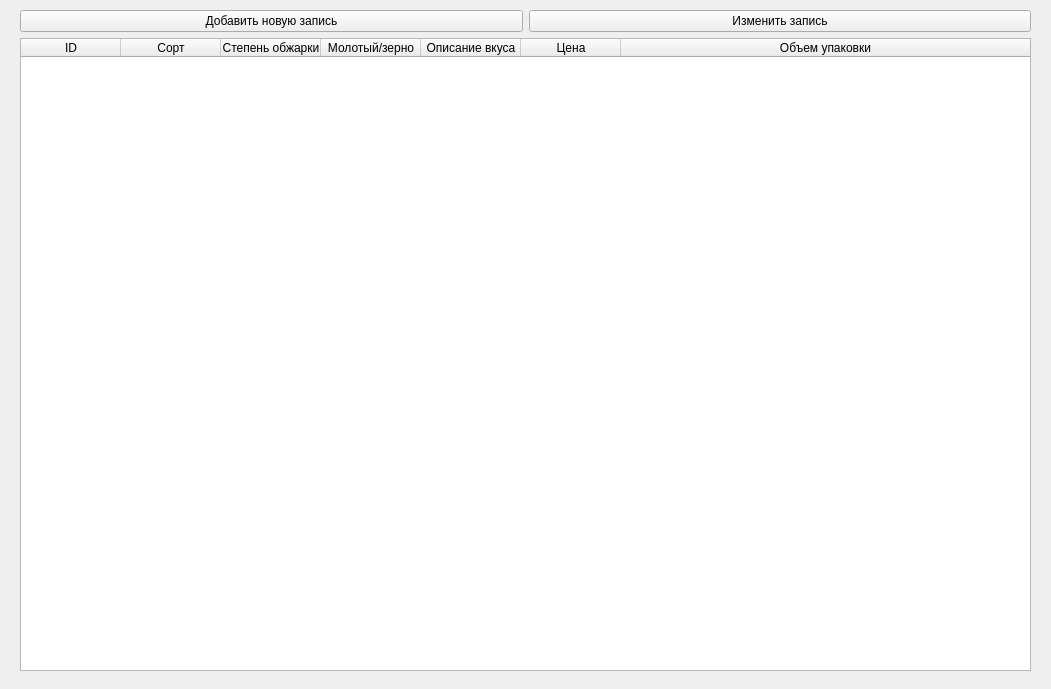
<?xml version="1.0" encoding="UTF-8"?>
<ui version="4.0">
 <class>Espresso</class>
 <widget class="QMainWindow" name="Espresso">
  <property name="geometry">
   <rect>
    <x>0</x>
    <y>0</y>
    <width>1051</width>
    <height>689</height>
   </rect>
  </property>
  <property name="windowTitle">
   <string>Эспрессо</string>
  </property>
  <widget class="QWidget" name="centralwidget">
   <widget class="QWidget" name="">
    <property name="geometry">
     <rect>
      <x>20</x>
      <y>10</y>
      <width>1011</width>
      <height>661</height>
     </rect>
    </property>
    <layout class="QVBoxLayout" name="verticalLayout">
     <item>
      <layout class="QHBoxLayout" name="horizontalLayout">
       <item>
        <widget class="QPushButton" name="add_btn">
         <property name="text">
          <string>Добавить новую запись</string>
         </property>
        </widget>
       </item>
       <item>
        <widget class="QPushButton" name="edit_btn">
         <property name="text">
          <string>Изменить запись</string>
         </property>
        </widget>
       </item>
      </layout>
     </item>
     <item>
      <widget class="QTableWidget" name="tableCoffee">
       <attribute name="horizontalHeaderStretchLastSection">
        <bool>true</bool>
       </attribute>
       <column>
        <property name="text">
         <string>ID</string>
        </property>
       </column>
       <column>
        <property name="text">
         <string>Сорт</string>
        </property>
       </column>
       <column>
        <property name="text">
         <string>Степень обжарки</string>
        </property>
       </column>
       <column>
        <property name="text">
         <string>Молотый/зерно</string>
        </property>
       </column>
       <column>
        <property name="text">
         <string>Описание вкуса</string>
        </property>
       </column>
       <column>
        <property name="text">
         <string>Цена</string>
        </property>
       </column>
       <column>
        <property name="text">
         <string>Объем упаковки</string>
        </property>
       </column>
      </widget>
     </item>
    </layout>
   </widget>
  </widget>
 </widget>
 <resources/>
 <connections/>
</ui>
